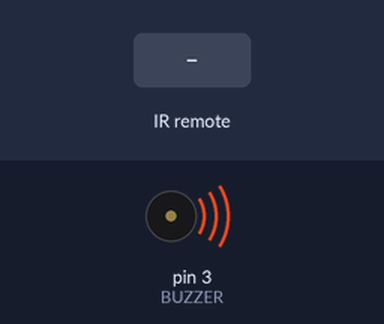
Simulated run of this sketch. Board: Arduino Uno, built with avr-gcc and run on an emulated ATmega328P. On the bench: buzzer (waves = sounding). Inputs (shaded band) come from the test bench. What the sketch prints to the serial monitor is not drawn.

Above: at 0.1 s.
At 1.7 s:
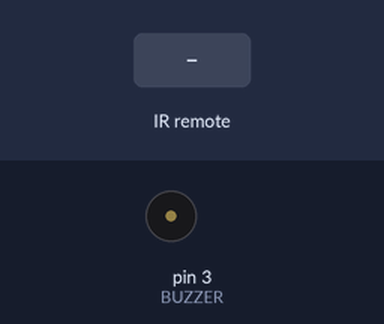
1.8 s: infrared code 0x1 received
3.3 s: infrared code 0x1A received
4.8 s: infrared code 0x1F received
Timing chart, 0 to 7.8 s (numbered marks = the images above; inputs shaded):
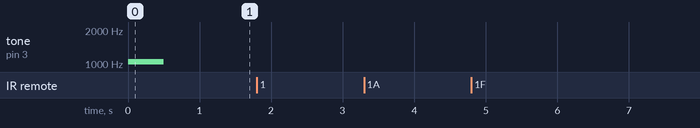

The sketch:

modern-gym-speaker.ino
```cpp
#include <Arduino.h>

#include <IRremote.hpp>
#include "command-definitions.h"
#include "pitches.h"
#define DECODE_SAMSUNG

#define IR_RECEIVE_PIN 9
#define DECODE
#define NOTE_LENGTH 500
#define BUZZER 3
#define COUNT_DOWN_TIMER 3000

int lastNoteChange;
bool buzzOn = false;

int clockStartedMillis;
bool countDown = false;

void setup() {
    Serial.begin(115200);

    // Start the receiver and if not 3. parameter specified, take LED_BUILTIN pin from the internal boards definition as default feedback LED
    IrReceiver.begin(IR_RECEIVE_PIN, ENABLE_LED_FEEDBACK);
    tone(BUZZER, NOTE_C6, NOTE_LENGTH);
    delay(NOTE_LENGTH);
    noTone(BUZZER);
}

void loop() {
    if (IrReceiver.decode()) {
      /*
       *  Ignore repeated commands using the flags
       */
      if(!(IrReceiver.decodedIRData.flags & (IRDATA_FLAGS_IS_AUTO_REPEAT | IRDATA_FLAGS_IS_REPEAT)) && IrReceiver.decodedIRData.command != NULL) {
        // Print a short summary of received data
        #if defined(DECODE)
          IrReceiver.printIRResultShort(&Serial);
        #endif

        if (IrReceiver.decodedIRData.command == POWER_BTN) {
            // do something
        } else if (IrReceiver.decodedIRData.command == INPUT_BTN) {
            // do something else
        } else if (IrReceiver.decodedIRData.command == UP_BTN) {
          Serial.println("Up!");
        } else if (IrReceiver.decodedIRData.command == OK_BTN) {
          Serial.println("OK!");
          clockStartedMillis = millis();
          countDown = true;
        }
      }

      /*
       * !!!Important!!!
       */
      IrReceiver.resume(); // Enable receiving of the next value
    }

    if(countDown && millis() - clockStartedMillis < COUNT_DOWN_TIMER){
      if(millis() - lastNoteChange > NOTE_LENGTH){
        lastNoteChange = millis();
        if(buzzOn){
          noTone(BUZZER);
          buzzOn = false;
        } else {
          tone(BUZZER, NOTE_C6, NOTE_LENGTH);
          buzzOn = true;
        }
//        Serial.println("Here1");
      }
//      Serial.println("Here2");
    } else {
      countDown = false;
      buzzOn = false;
//      Serial.println("Here3");
    }
}
```

command-definitions.h
```cpp
/*
 * Definitions of each command for my remote, these may vary from any other remotes, so you may need to update them here.
 */

#define INPUT_BTN 0x1
#define POWER_BTN 0x2
#define MENU_BTN 0x1A
#define GUIDE_BTN 0x1F
#define STOP_BTN 0x46
#define REWIND_BTN 0x45
#define STREAM_BTN 0xF3
#define HOME_BTN 0x79
#define EXIT_BTN 0x58
#define PAUSE_BTN 0x4A
#define PLAY_BTN 0x47
#define FAST_FORWARD_BTN 0x48
#define RECORD_BTN 0x49
//#define SETUP_BTN 0x
#define EJECT_BTN 0x6B
#define UP_BTN 0x60
#define RIGHT_BTN 0x62
#define DOWN_BTN 0x61
#define LEFT_BTN 0x65
#define OK_BTN 0x68
#define MUTE_BTN 0xF
#define LAST_BTN 0x13
#define CHANNEL_DOWN_BTN 0x10
#define CHANNEL_UP_BTN 0x12
#define VOL_UP_BTN 0x7
#define VOL_DOWN_BTN 0xB
#define A_BTN 0x15
#define B_BTN 0x16
#define C_BTN 0x6C
#define D_BTN 0x14
#define NUM_1_BTN 0x4
#define NUM_2_BTN 0x5
#define NUM_3_BTN 0x6
#define NUM_4_BTN 0x8
#define NUM_5_BTN 0x9
#define NUM_6_BTN 0xA
#define NUM_7_BTN 0xC
#define NUM_8_BTN 0xD
#define NUM_9_BTN 0xE
#define NUM_0_BTN 0x11
#define ENTER_BTN 0x68
#define DASH_BTN 0x23
```

pitches.h
```cpp
/*************************************************
   Public Constants
 *************************************************/

#define NOTE_B0  31
#define NOTE_C1  33
#define NOTE_CS1 35
#define NOTE_D1  37
#define NOTE_DS1 39
#define NOTE_E1  41
#define NOTE_F1  44
#define NOTE_FS1 46
#define NOTE_G1  49
#define NOTE_GS1 52
#define NOTE_A1  55
#define NOTE_AS1 58
#define NOTE_B1  62
#define NOTE_C2  65
#define NOTE_CS2 69
#define NOTE_D2  73
#define NOTE_DS2 78
#define NOTE_E2  82
#define NOTE_F2  87
#define NOTE_FS2 93
#define NOTE_G2  98
#define NOTE_GS2 104
#define NOTE_A2  110
#define NOTE_AS2 117
#define NOTE_B2  123
#define NOTE_C3  131
#define NOTE_CS3 139
#define NOTE_D3  147
#define NOTE_DS3 156
#define NOTE_E3  165
#define NOTE_F3  175
#define NOTE_FS3 185
#define NOTE_G3  196
#define NOTE_GS3 208
#define NOTE_A3  220
#define NOTE_AS3 233
#define NOTE_B3  247
#define NOTE_C4  262
#define NOTE_CS4 277
#define NOTE_D4  294
#define NOTE_DS4 311
#define NOTE_E4  330
#define NOTE_F4  349
#define NOTE_FS4 370
#define NOTE_G4  392
#define NOTE_GS4 415
#define NOTE_A4  440
#define NOTE_AS4 466
#define NOTE_B4  494
#define NOTE_C5  523
#define NOTE_CS5 554
#define NOTE_D5  587
#define NOTE_DS5 622
#define NOTE_E5  659
#define NOTE_F5  698
#define NOTE_FS5 740
#define NOTE_G5  784
#define NOTE_GS5 831
#define NOTE_A5  880
#define NOTE_AS5 932
#define NOTE_B5  988
#define NOTE_C6  1047
#define NOTE_CS6 1109
#define NOTE_D6  1175
#define NOTE_DS6 1245
#define NOTE_E6  1319
#define NOTE_F6  1397
#define NOTE_FS6 1480
#define NOTE_G6  1568
#define NOTE_GS6 1661
#define NOTE_A6  1760
#define NOTE_AS6 1865
#define NOTE_B6  1976
#define NOTE_C7  2093
#define NOTE_CS7 2217
#define NOTE_D7  2349
#define NOTE_DS7 2489
#define NOTE_E7  2637
#define NOTE_F7  2794
#define NOTE_FS7 2960
#define NOTE_G7  3136
#define NOTE_GS7 3322
#define NOTE_A7  3520
#define NOTE_AS7 3729
#define NOTE_B7  3951
#define NOTE_C8  4186
#define NOTE_CS8 4435
#define NOTE_D8  4699
#define NOTE_DS8 4978
```

Measured:
- after the input at 1.8 s, every drawn part: stays the same
- after the input at 3.3 s, every drawn part: stays the same
- after the input at 4.8 s, every drawn part: stays the same
